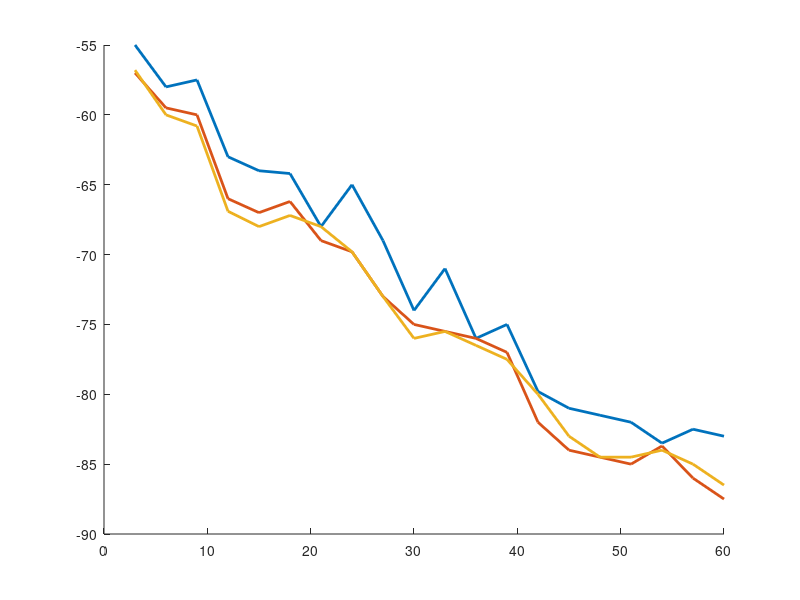

Recreate this plot in MATLAB. (Note: this script raises an error after producing the figure.)
clc;clear all; close all;
figure(1);
hold on;

%aggregate rssi from 3 to 60m.
aggr_mean_rssi=[-55 -58 -57.5 -63 -64 -64.2 -68 -65 -69 -74 -71 -76 -75 -79.8 -81 -81.5 -82 -83.5 -82.5 -83;
                -57 -59.5 -60 -66 -67 -66.2 -69 -69.8 -73 -75 -75.5 -76 -77 -82 -84 -84.5 -85 -83.7 -86 -87.5;
                -56.8 -60 -60.8 -66.9 -68 -67.2 -68 -69.8 -73 -76 -75.5 -76.5 -77.5 -80 -83 -84.5 -84.5 -84.0 -85 -86.5;];
%{
aggr_std_rssi=[1.80 1.92 1.88 2.01 2.22 2.24 2.33 2.30 2.65 1.88 2.75 2.12 2.00 2.32 1.89 1.65 1.55 1.01 1.09 1.11;
                1.92 1.82 2.31 2.41 2.12 2.54 2.53 2.20 2.42 1.80 2.65 2.52 1.90 2.12 1.79 1.61 1.95 1.21 1.29 1.33;
                1.80 1.62 1.78 2.21 2.22 2.34 2.73 2.10 2.75 1.68 2.35 2.82 2.20 2.42 1.99 1.62 1.75 1.11 1.19 1.25];
 %}

%plot(x,mean_aggr,'b*','markersize', 10);
x = 3:3:60;
colormap('gray');
%aggr_mean_rssi = aggr_mean_rssi';
%aggr_std_rssi = aggr_std_rssi';
%h(2)=plot(x,aggr_mean_rssi,'bo','markersize', 5);
hLine = plot(x,aggr_mean_rssi,'LineWidth',2,'MarkerSize',8);
hLine(1).Marker = 'o';
hLine(2).Marker = 'd';
hLine(3).Marker = 'x';


%{
for i=1:3
    h_error=errorbar(x,aggr_mean_rssi(i,:),aggr_std_rssi(i,:),'bo','markersize', 5); %set(h,'linestyle','none');
end
%}

xlabel('Distance (m)');
ylabel('RSSI (dBm)');
xlim([0 65]);
legend(hLine(1:3),'2.494GHz','2.440GHz','2.400GHz');

set(gca, 'FontSize', 14, 'LineWidth', 2);
set(gca, 'box', 'on')
exportfig(gcf,'rf_freq_plot.eps','height',6,'Width',8,'fontmode','Scaled', 'color', 'rgb');